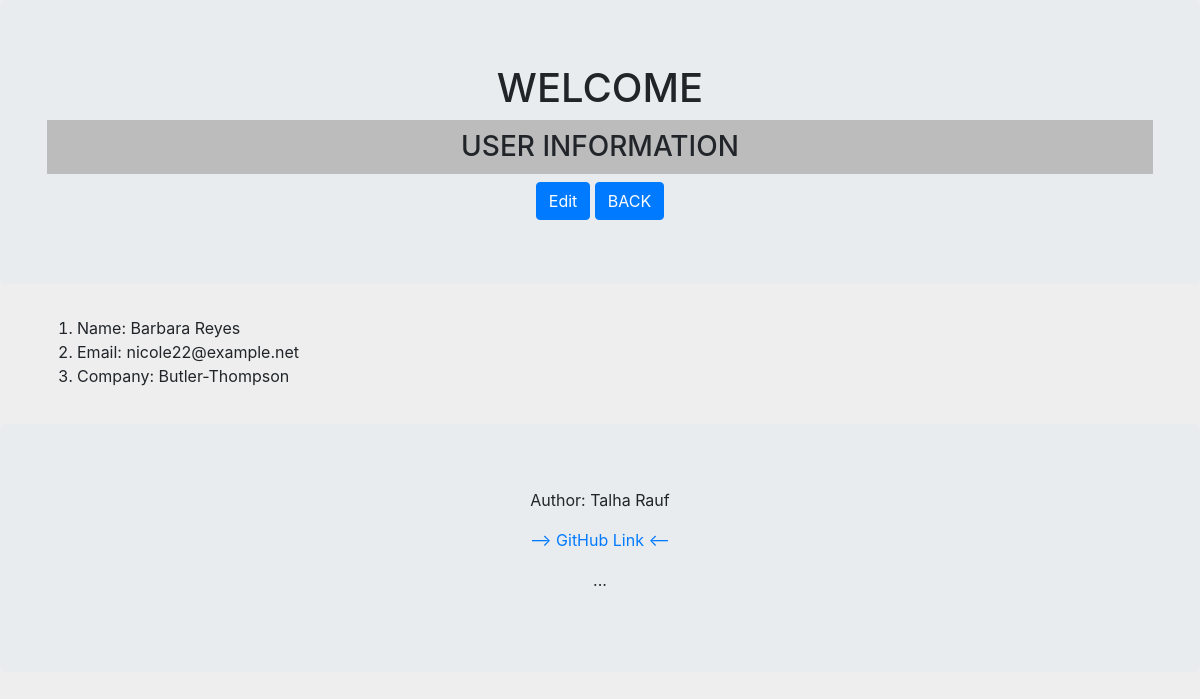
The page /users/4 on the database its author committed.
### myApp/models.py (models this page shows, shortened)
class User(models.Model):
    first_name = models.CharField(max_length=128)
    second_name = models.CharField(max_length=128)
    email = models.EmailField(max_length=264, unique=True)
    company = models.CharField(max_length=264)

### myApp/views.py (the view)
# urls.py: path('users/<int:pk>', views.UserDetailedView.as_view(), name='user-detail'),
class UserDetailedView(DetailView):
    template_name = 'user_inv/per_user.html'
    context_object_name = 'user'
    model = User

### templates/user_inv/per_user.html (shortened to what this page needs)
<!DOCTYPE html>
{% load static %}
<html lang="en">
<head>
  <link href="https://cdn.jsdelivr.net/npm/bootstrap@5.2.3/dist/css/bootstrap.min.css" rel="stylesheet"><meta charset="utf-8">
  <link rel="stylesheet" href="https://cdn.jsdelivr.net/npm/bootstrap@4.6.2/dist/css/bootstrap.min.css">
  <link href="{% static "css/index.css" %}" rel="stylesheet" type="text/css">
</head>
<body>
<div class="jumbotron">
  <div class="container">
    <h1>WELCOME</h1>
    <h3>USER INFORMATION</h3>
  </div>
  <div class="Container container-sm text-center">
    <button type="submit" id="editBtn" class="btn btn-primary">Edit</button>
    <a href="{% url 'myApp:users-inventory' %}"><button type="submit" id="submitBtn" class="btn btn-primary">BACK</button></a>
  </div>
</div>
    {% if user %}
  <div class="Container container-sm">
      <ol>
          <li>Name: {{ user.first_name }} {{ user.second_name }}</li>
          <li>Email: {{ user.email }}</li>
          <li>Company: {{ user.company }}</li>
      </ol>
  </div>
    {% endif %}
</body>
<footer>
    <div class="jumbotron">
      <p>Author: Talha Rauf</p>
      <p><a href="https://github.com/Talha-Rauf">--> GitHub Link <--</a></p>
      <p>...</p>
    </div>
</footer>
</html>

### static/css/index.css (style rules this page uses)
h1, p { text-align: center; }
body { background-color: #eeeeee; }
h3 { margin-top: 2px; padding: 10px; text-align: center; background-color: #bcbcbc; }
footer { margin-top: 3%; text-align: center; }

### rows shown on the page
User: first_name "Barbara", second_name "Reyes", email "nicole22@example.net", company "Butler-Thompson"
